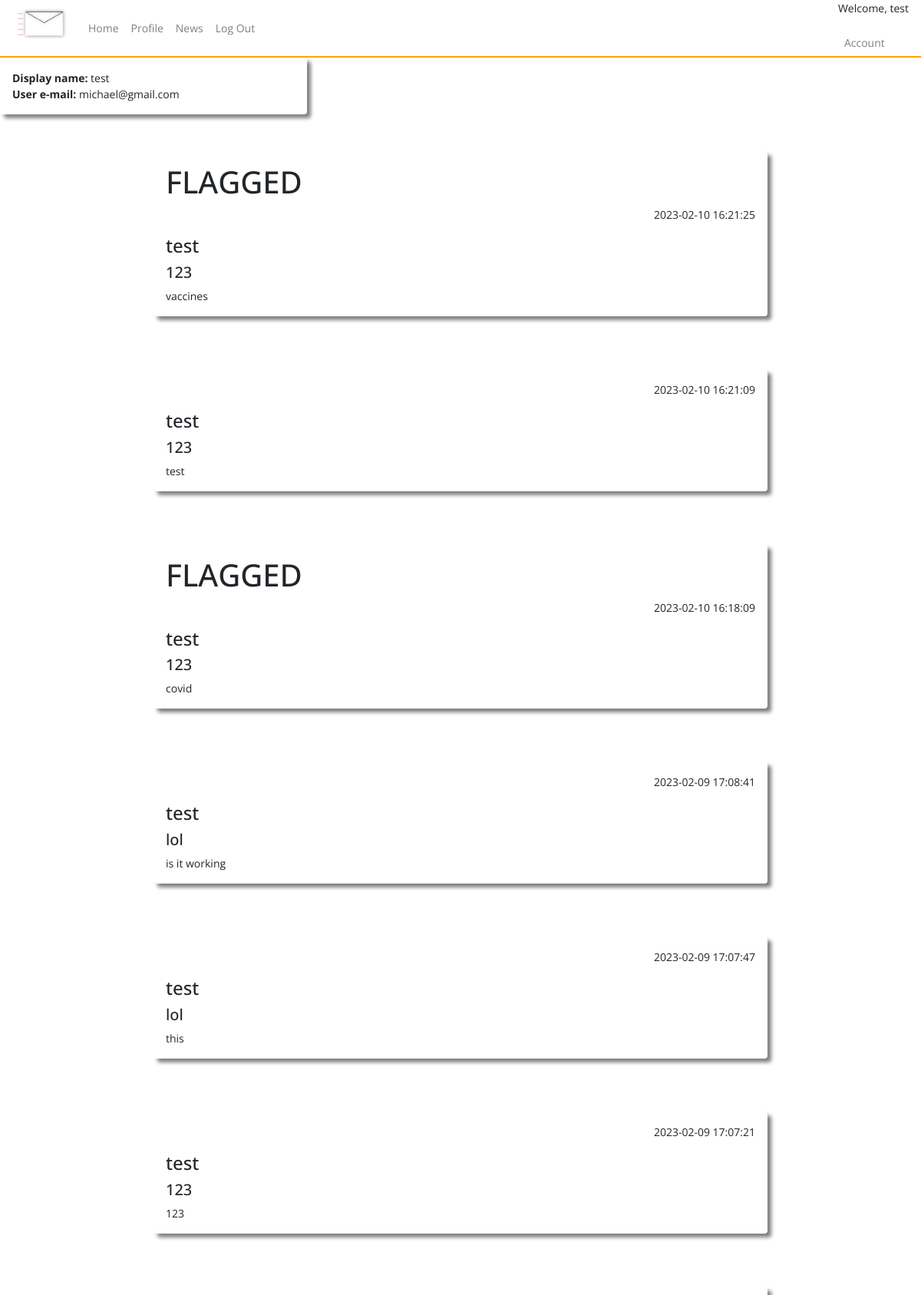
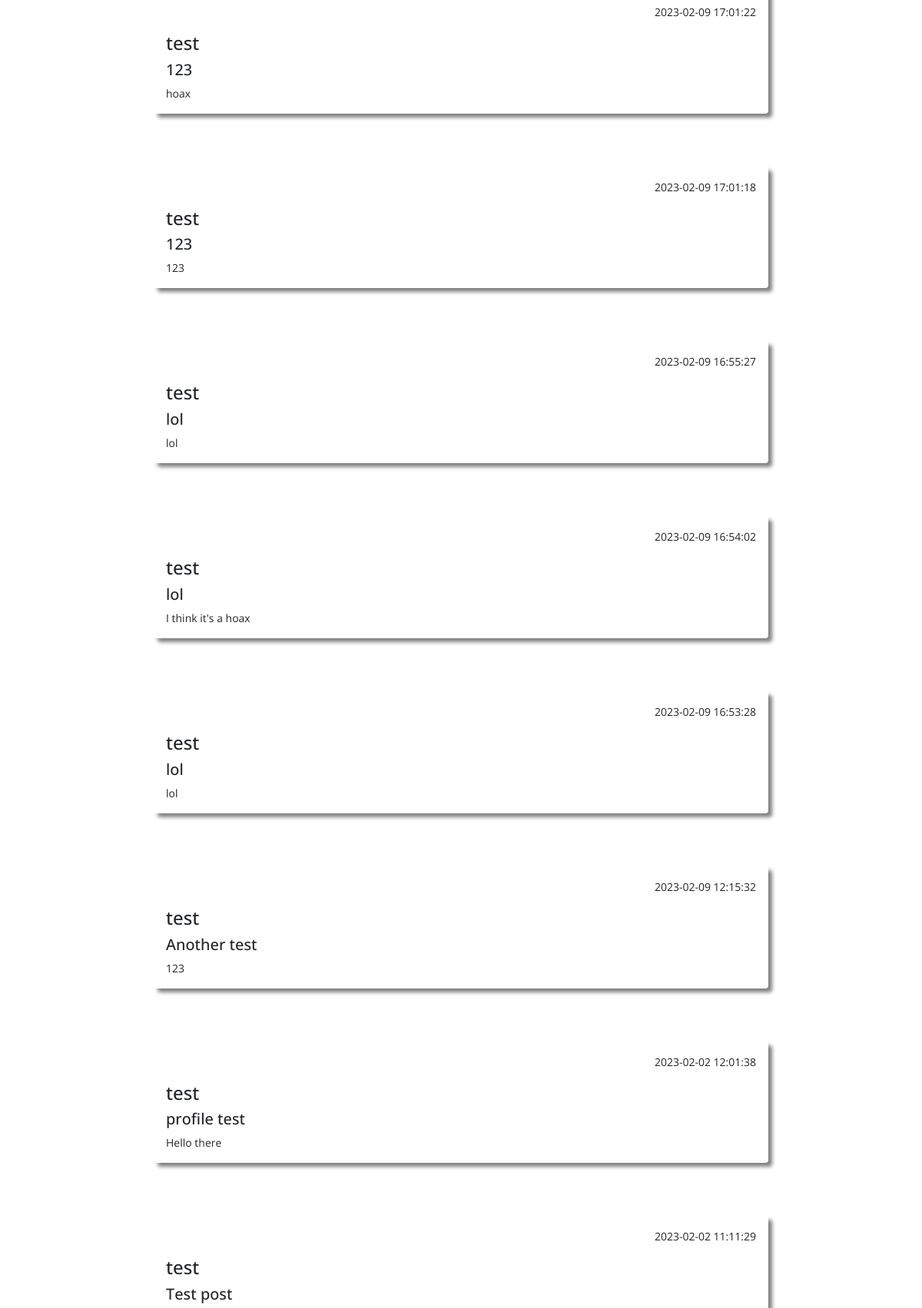
The page /profile (signed in, upper part) on the database its author committed (2 pictures, top to bottom).
### tables this page shows
CREATE TABLE users (
    ID INTEGER PRIMARY KEY AUTOINCREMENT,
    username TEXT NOT NULL,
    password TEXT NOT NULL,
    email TEXT NOT NULL UNIQUE
, user_type VARCHAR, whitelisted text, blacklisted text);

CREATE TABLE posts (
    ID INTEGER PRIMARY KEY AUTOINCREMENT,
    title TEXT NOT NULL,
    content TEXT NOT NULL,
    by_user TEXT NOT NULL,
    created_at timestamp default current_timestamp
, userID integer, flagged text);

### app.py (the view)
@app.route("/profile")
def profile():
    if not session.get('username'):
        return redirect(url_for('home'))
    user=query_db('SELECT * FROM users WHERE username = ?', [session['username']], True)
    user_posts=query_db('SELECT * FROM posts WHERE by_user = ? ORDER BY created_at DESC', [session['username']])
    return render_template('profile.html', user = user, user_posts = user_posts)

### app.py (called while the page is built)
def query_db(query, args=(), one=False):
    con = g._database = sqlite3.connect(DATABASE)
    con.row_factory = sqlite3.Row
    cur = con.execute(query, args)
    rv = cur.fetchall()
    cur.close()
    return (rv[0] if rv else None) if one else rv

### templates/profile.html (shortened to what this page needs)
{% include "layout.html" %}
{% include "nav.html" %}
<div class="container-fluid">
    <div class="row h-500">
        <div class="col-4 shadow p-3 mb-5 rounded">
            <b>Display name:</b> {{ user.username }}<br>
            <b>User e-mail:</b> {{ user.email }}
        </div>
    </div>
    {% for user_post in user_posts %}
    <div class="shadow mx-auto posts p-3 mb-5 rounded">
    {% if user_post.flagged == "yes" %}
    <h1>FLAGGED</h1>
    {% endif %}
    <p align="right">{{  user_post.created_at  }}</p>
    <h4>{{ user_post.by_user }}</h4>
    <h5>{{ user_post.title }}</h5>
    {{ user_post.content }}<br/>
    </div>
    <br/>
    {% endfor %}
</div>

### static/css/style.css (style rules this page uses)
.shadow { box-shadow: 5px 5px 5px grey; }
.posts { width: 800px; }

### rows shown on the page
users: username "test", email "michael@gmail.com"
posts: flagged "FLAGGED", created_at "2023-02-10 16:21:25", by_user "test", title "123", content "vaccines"
posts: created_at "2023-02-10 16:21:09", by_user "test", title "123", content "test"
posts: flagged "FLAGGED", created_at "2023-02-10 16:18:09", by_user "test", title "123", content "covid"
posts: created_at "2023-02-09 17:08:41", by_user "test", title "lol", content "is it working"
posts: created_at "2023-02-09 17:07:47", by_user "test", title "lol", content "this"
posts: created_at "2023-02-09 17:07:21", by_user "test", title "123", content "123"
posts: created_at "2023-02-09 17:01:22", by_user "test", title "123", content "hoax"
posts: created_at "2023-02-09 17:01:18", by_user "test", title "123", content "123"
posts: created_at "2023-02-09 16:55:27", by_user "test", title "lol", content "lol"
posts: created_at "2023-02-09 16:54:02", by_user "test", title "lol", content "I think it's a hoax"
posts: created_at "2023-02-09 16:53:28", by_user "test", title "lol", content "lol"
posts: created_at "2023-02-09 12:15:32", by_user "test", title "Another test", content "123"
posts: created_at "2023-02-02 12:01:38", by_user "test", title "profile test", content "Hello there"
posts: created_at "2023-02-02 11:11:29", by_user "test", title "Test post"

### other values the page prints
{{ session.username }} "test"
